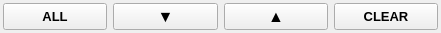
   <widget class="QWidget" name="layoutWidget">
    <property name="geometry">
     <rect>
      <x>90</x>
      <y>490</y>
      <width>441</width>
      <height>31</height>
     </rect>
    </property>
    <layout class="QHBoxLayout" name="horizontalLayout_3">
     <property name="leftMargin">
      <number>3</number>
     </property>
     <property name="topMargin">
      <number>3</number>
     </property>
     <property name="rightMargin">
      <number>3</number>
     </property>
     <property name="bottomMargin">
      <number>3</number>
     </property>
     <item>
      <widget class="QPushButton" name="pushButton_add_all">
       <property name="sizePolicy">
        <sizepolicy hsizetype="Minimum" vsizetype="Expanding">
         <horstretch>0</horstretch>
         <verstretch>0</verstretch>
        </sizepolicy>
       </property>
       <property name="font">
        <font>
         <pointsize>10</pointsize>
         <weight>75</weight>
         <bold>true</bold>
        </font>
       </property>
       <property name="text">
        <string>ALL</string>
       </property>
      </widget>
     </item>
     <item>
      <widget class="QPushButton" name="pushButton_add">
       <property name="sizePolicy">
        <sizepolicy hsizetype="Minimum" vsizetype="Expanding">
         <horstretch>0</horstretch>
         <verstretch>0</verstretch>
        </sizepolicy>
       </property>
       <property name="font">
        <font>
         <pointsize>12</pointsize>
         <weight>75</weight>
         <bold>true</bold>
        </font>
       </property>
       <property name="text">
        <string>▼</string>
       </property>
      </widget>
     </item>
     <item>
      <widget class="QPushButton" name="pushButton_remove">
       <property name="sizePolicy">
        <sizepolicy hsizetype="Minimum" vsizetype="Expanding">
         <horstretch>0</horstretch>
         <verstretch>0</verstretch>
        </sizepolicy>
       </property>
       <property name="font">
        <font>
         <pointsize>12</pointsize>
         <weight>75</weight>
         <bold>true</bold>
        </font>
       </property>
       <property name="text">
        <string>▲</string>
       </property>
      </widget>
     </item>
     <item>
      <widget class="QPushButton" name="pushButton_clear">
       <property name="sizePolicy">
        <sizepolicy hsizetype="Minimum" vsizetype="Expanding">
         <horstretch>0</horstretch>
         <verstretch>0</verstretch>
        </sizepolicy>
       </property>
       <property name="font">
        <font>
         <pointsize>10</pointsize>
         <weight>75</weight>
         <bold>true</bold>
        </font>
       </property>
       <property name="text">
        <string>CLEAR</string>
       </property>
      </widget>
     </item>
    </layout>
   </widget>
